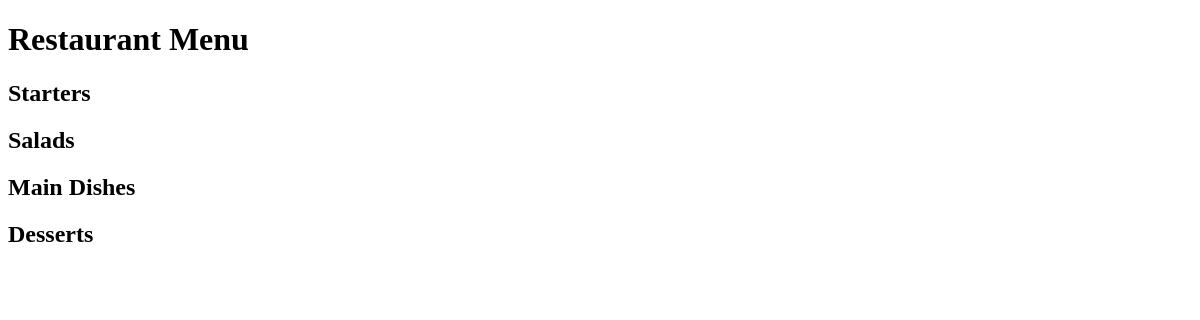
The app's page /, older data.
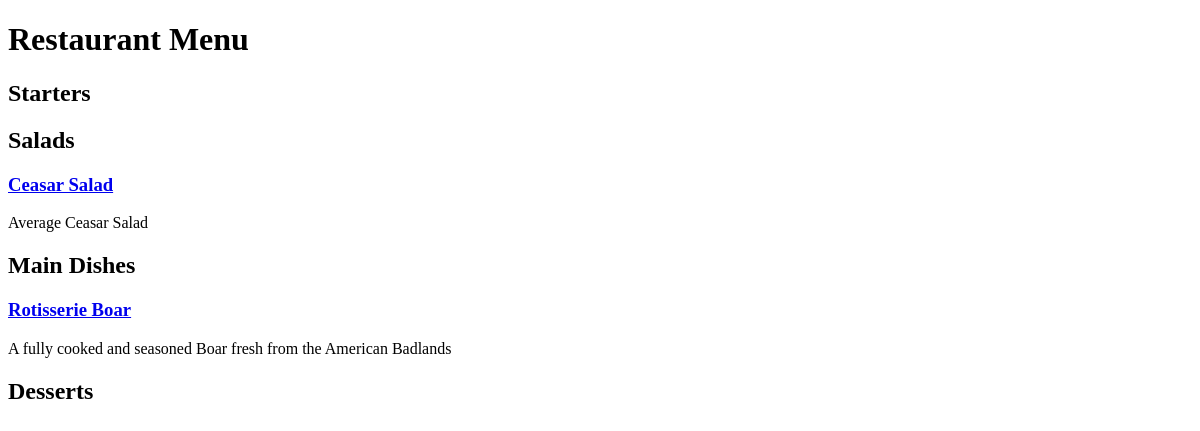
The same page, newer data.
### restaurant_menu/models.py (models this page shows, shortened)
class Item(models.Model):
    meal = models.CharField(max_length=1000, unique=True)
    description = models.CharField(max_length=2000)
    price = models.DecimalField(max_digits=10, decimal_places=2)
    meal_type = models.CharField(max_length=200, choices=MEAL_TYPE)
    author = models.ForeignKey(User, on_delete=models.CASCADE)
    status = models.IntegerField(choices=STATUS, default=0)
    date_created = models.DateTimeField(auto_now_add=True)
    date_updated = models.DateTimeField(auto_now=True)

### restaurant_menu/views.py (the view)
# urls.py: path('', views.MenuList.as_view(), name='home'),
class MenuList(generic.ListView):
    queryset = Item.objects.order_by("-date_created")
    template_name = "index.html"
    def get_context_data(self, **kwargs):
        context = super().get_context_data(**kwargs)
        context["meals"] = MEAL_TYPE # we get MEAL_TYPE from models.py
        return context

### templates/index.html (shortened to what this page needs)
<!DOCTYPE html>
<html lang="en">
    <head>
    </head>
    <body>
        <h1>Restaurant Menu</h1>
            {% for meal in meals %}
                <h2>{{ meal.1 }}</h2>
                    {% for row in item_list %}
                        {% if row.meal_type == meal.0 %}
                            {% if row.status == 0 %}
                                <a href="{% url 'menu_item' %}"><h3><del>{{ row.meal }}</del></h3></a>
                                <p>{{ row.description }}</p>
                            {% else %}
                            <a href="https://example.com"><h3>{{ row.meal }}</h3></a>
                                <p>{{ row.description }}</p>
                            {% endif %}
                        {% endif %}
                    {% endfor %}
            {% endfor %}
    </body>
</html>

Row changes from the older to the newer data that the page shows:
added Item: meal "Ceasar Salad", description "Average Ceasar Salad", shown under "Salads"
added Item: meal "Rotisserie Boar", description "A fully cooked and seasoned Boar fresh from the American Badlands", shown under "Main Dishes"
